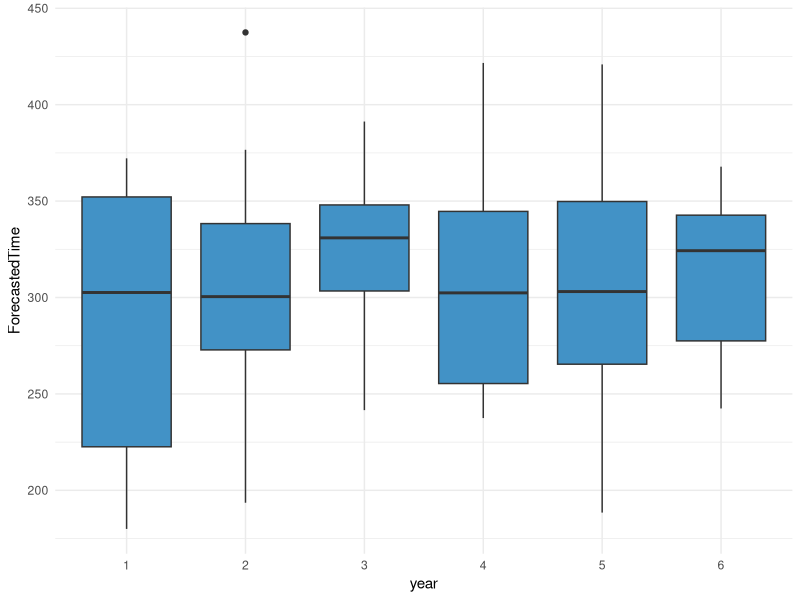
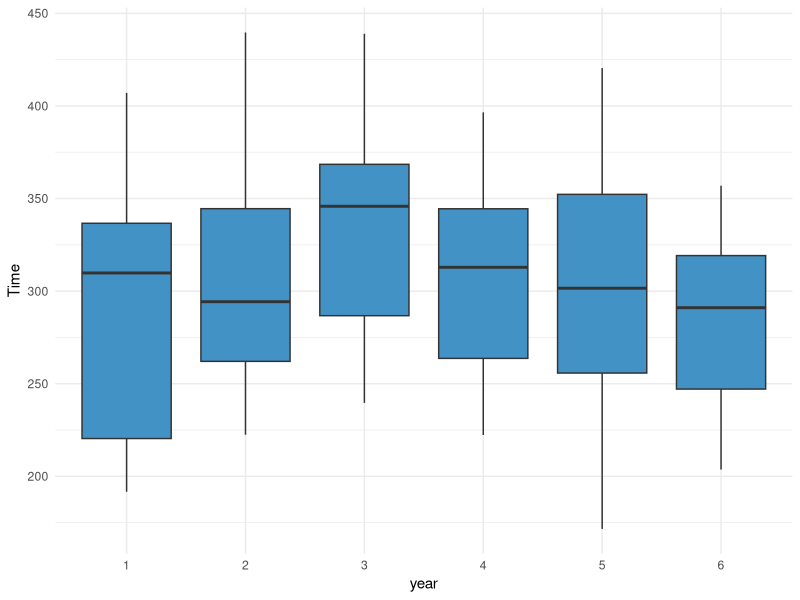
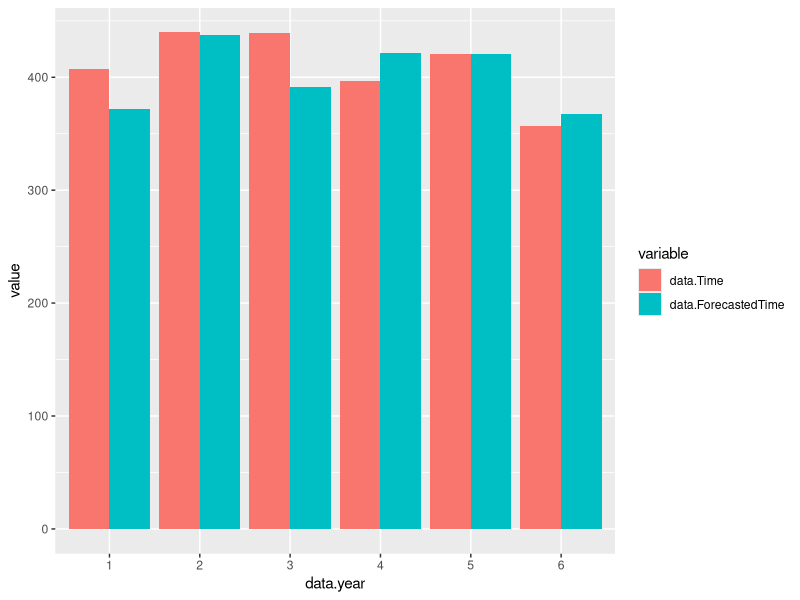
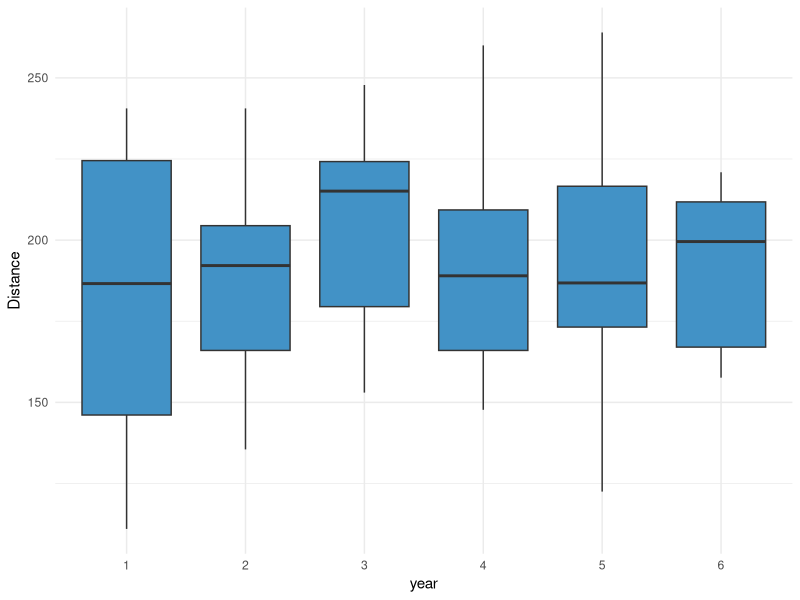
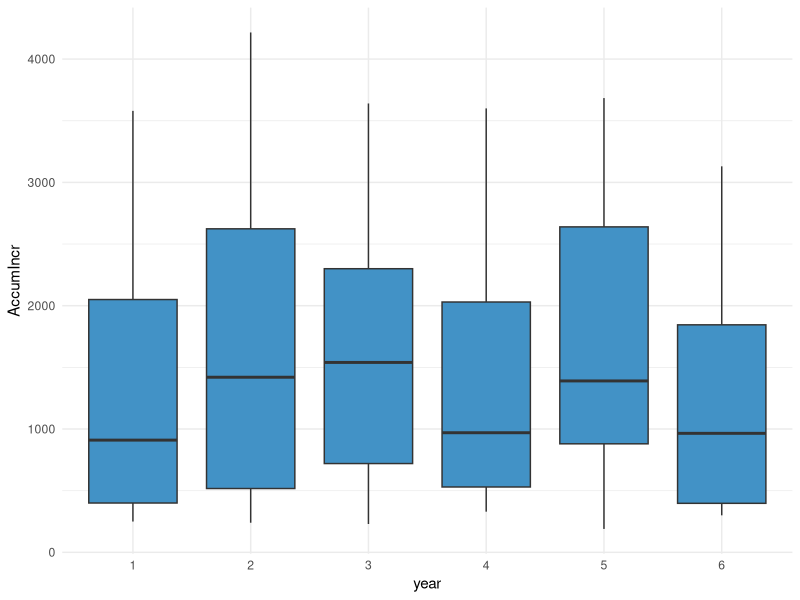
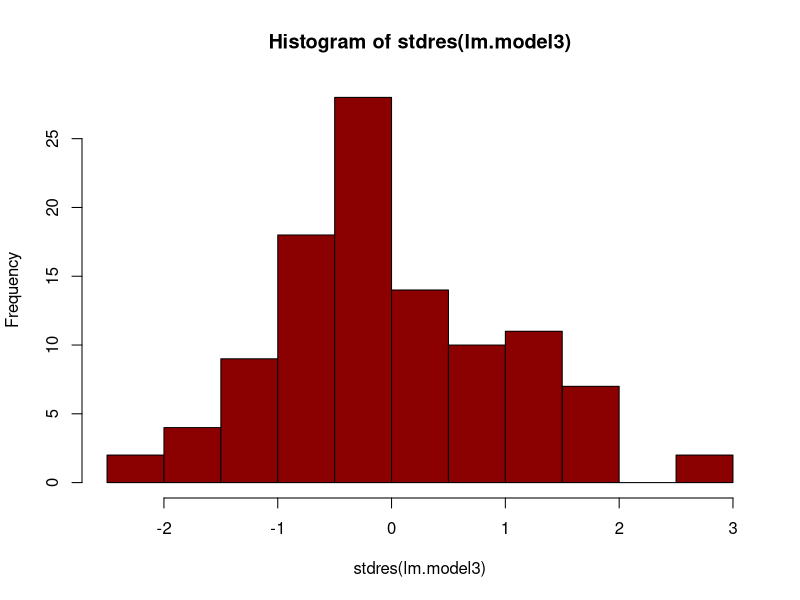
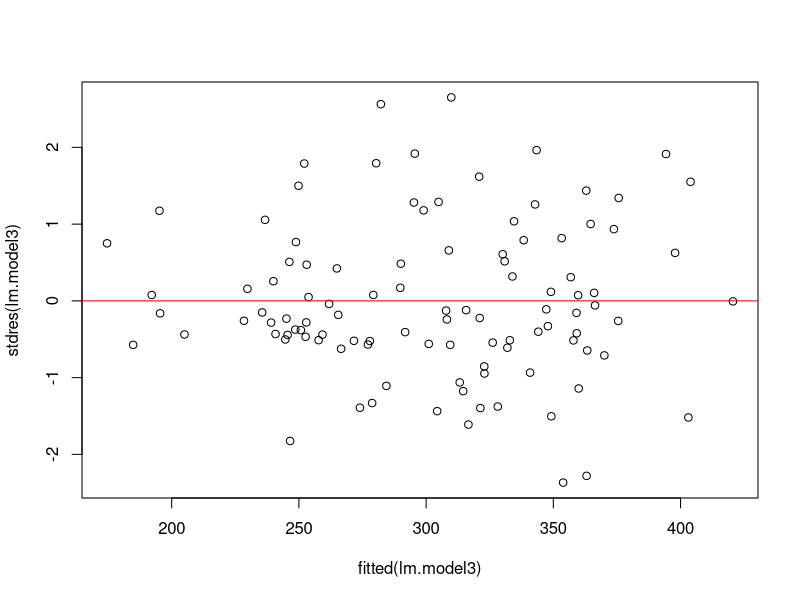
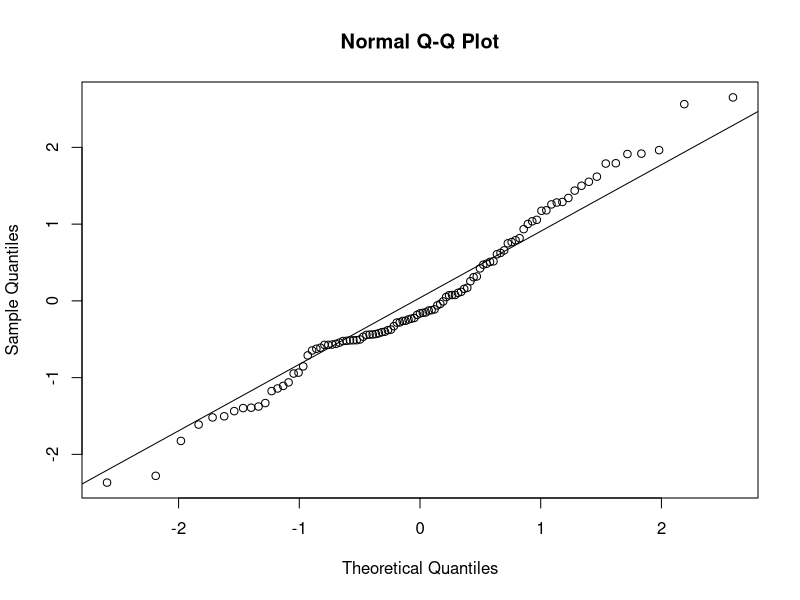

These charts were generated, in order, by the following R code:
## ---- chunk 1
library("readxl")
library("knitr")
library("ggplot2")
library("reshape2")
library("MASS")
## ---- chunk 2
data<- read.csv("Vuelta01.csv", sep = ';', header = TRUE, dec=",")
## ---- chunk 3
kable(summary(data[,1:6]))
kable(summary(data[,6:11]))
kable(summary(data[,12:16]))
## ---- chunk 4
data[data$last == 1,]$year
## ---- chunk 5
data$year      <- as.factor(data$year)
data$week      <- as.factor(data$week)
data$bef_mount <- as.factor(data$bef_mount)
data$aft_mount <- as.factor(data$aft_mount)
data$aft_tt    <- as.factor(data$aft_tt)
data$bef_tt    <- as.factor(data$bef_tt)
data$last      <- as.factor(data$last) 
## ---- chunk 6
kable(summary(data[,9:15]))
## ---- chunk 7
num <- 6:8; num <- append(num, 16)
kable(summary(data[,1:5]))
kable(summary(data[,num]))
## ---- chunk 8
ggplot(data = data) +
  aes(x = year, y = ForecastedTime) +
  geom_boxplot(fill = "#4292c6") +
  theme_minimal()
## ---- chunk 9
ggplot(data = data) +
  aes(x = year, y = Time) +
  geom_boxplot(fill = "#4292c6") +
  theme_minimal()
## ---- chunk 10
df1 <- data.frame(data$Time, data$ForecastedTime, data$year)
df2 <- melt(df1, id.vars='data.year')

ggplot(df2, aes(x=data.year, y=value, fill=variable)) +
    geom_bar(stat='identity', position='dodge')
## ---- chunk 11
ggplot(data = data) +
  aes(x = year, y = Distance) +
  geom_boxplot(fill = "#4292c6") +
  theme_minimal()
## ---- chunk 12
ggplot(data = data) +
  aes(x = year, y = AccumIncr) +
  geom_boxplot(fill = "#4292c6") +
  theme_minimal()
## ---- chunk 13
lm.model <- lm(Time ~ Distance + HeightIncr + AccumIncr  + ports1 + ports2 + ports3 + bef_mount + aft_mount + bef_tt + aft_tt + last, data)
summary(lm.model)
## ---- chunk 14
lm.model2 <- lm(Time ~ Distance  + AccumIncr + ports2, data)
summary(lm.model2)
## ---- chunk 15
lm.model3 <- lm(Time ~ Distance  + AccumIncr, data)
summary(lm.model3)
## ---- chunk 16
ncol(data)
nrow(data)
## ---- chunk 17
hist(stdres(lm.model3), col="darkred")
## ---- chunk 18
plot(fitted(lm.model3), stdres(lm.model3))
abline(h=0, col="red")
## ---- chunk 19
res = stdres(lm.model3)
qqnorm(res); qqline(res)
## ---- chunk 20
res <- residuals(lm.model3)
plot(res ~ data$Time, ylab = 'Residuals', xlab = 'Time', main = 'Residuals VS Time')
abline(h = 0, col='red')
